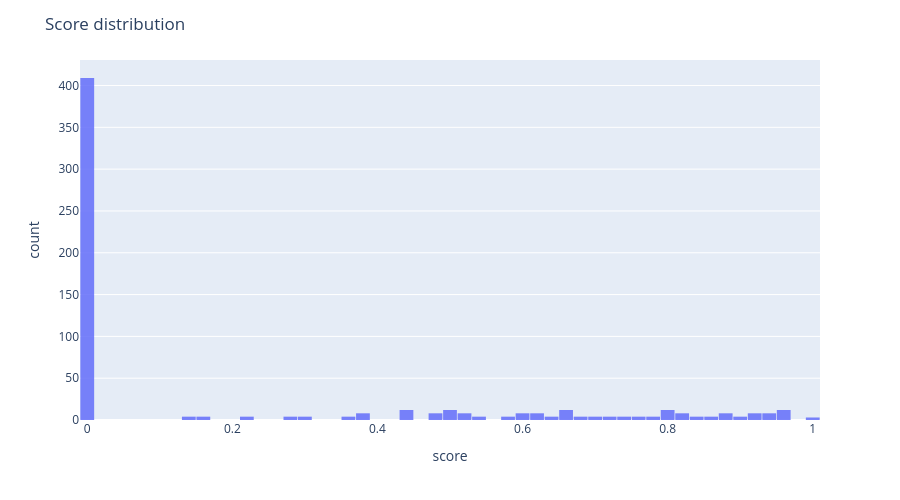

The code cell stored with this chart in its notebook:
### Markdown cell above
## Score Distribution Histogram

### Code cell
fig = px.histogram(
    summary,
    x="score",
    nbins=50,
    labels={"score": "score"},
    opacity=0.85,
)

fig.update_layout(
    width=900,
    height=500,
    title="Score distribution",
    bargap=0.05
)

fig.show()

### Figure 1 — Plotly figure (JSON) as saved in the notebook; plotly's stock layout.template omitted (floating-point values rounded to 4 significant figures; data arrays with more than 128 entries replaced by an {"elided": "..."} marker saying what was removed)
{"data": [{"bingroup": "x", "hovertemplate": "score=%{x}<br>count=%{y}<extra></extra>", "legendgroup": "", "marker": {"color": "#636efa", "opacity": 0.85, "pattern": {"shape": ""}}, "name": "", "nbinsx": 50, "orientation": "v", "showlegend": false, "type": "histogram", "x": {"elided": "616 float values"}, "xaxis": "x", "yaxis": "y"}], "layout": {"bargap": 0.05, "barmode": "relative", "height": 500, "legend": {"tracegroupgap": 0}, "margin": {"t": 60}, "title": {"text": "Score distribution"}, "width": 900, "xaxis": {"anchor": "y", "domain": [0, 1], "title": {"text": "score"}}, "yaxis": {"anchor": "x", "domain": [0, 1], "title": {"text": "count"}}}}
